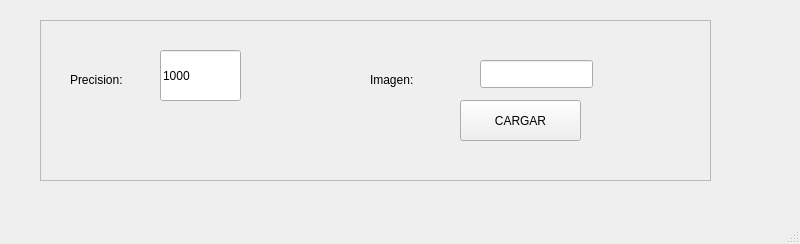
<?xml version="1.0" encoding="UTF-8"?>
<ui version="4.0">
 <class>MainWindow</class>
 <widget class="QMainWindow" name="MainWindow">
  <property name="geometry">
   <rect>
    <x>0</x>
    <y>0</y>
    <width>800</width>
    <height>244</height>
   </rect>
  </property>
  <property name="windowTitle">
   <string>Centro de figura - Montecarlo -Simulacion 2017</string>
  </property>
  <widget class="QWidget" name="centralwidget">
   <widget class="QFrame" name="frame_form">
    <property name="geometry">
     <rect>
      <x>40</x>
      <y>20</y>
      <width>671</width>
      <height>161</height>
     </rect>
    </property>
    <property name="frameShape">
     <enum>QFrame::StyledPanel</enum>
    </property>
    <property name="frameShadow">
     <enum>QFrame::Raised</enum>
    </property>
    <widget class="QLineEdit" name="numExperimentos">
     <property name="geometry">
      <rect>
       <x>120</x>
       <y>30</y>
       <width>81</width>
       <height>51</height>
      </rect>
     </property>
     <property name="text">
      <string>1000</string>
     </property>
    </widget>
    <widget class="QPushButton" name="cargarBoton">
     <property name="geometry">
      <rect>
       <x>420</x>
       <y>80</y>
       <width>121</width>
       <height>41</height>
      </rect>
     </property>
     <property name="text">
      <string>CARGAR</string>
     </property>
    </widget>
    <widget class="QLineEdit" name="srcImg">
     <property name="geometry">
      <rect>
       <x>440</x>
       <y>40</y>
       <width>113</width>
       <height>28</height>
      </rect>
     </property>
     <property name="text">
      <string/>
     </property>
    </widget>
    <widget class="QLabel" name="label">
     <property name="geometry">
      <rect>
       <x>30</x>
       <y>50</y>
       <width>81</width>
       <height>20</height>
      </rect>
     </property>
     <property name="text">
      <string>Precision:</string>
     </property>
    </widget>
    <widget class="QLabel" name="label_2">
     <property name="geometry">
      <rect>
       <x>330</x>
       <y>50</y>
       <width>81</width>
       <height>20</height>
      </rect>
     </property>
     <property name="text">
      <string>Imagen:</string>
     </property>
    </widget>
   </widget>
  </widget>
  <widget class="QMenuBar" name="menubar">
   <property name="geometry">
    <rect>
     <x>0</x>
     <y>0</y>
     <width>800</width>
     <height>25</height>
    </rect>
   </property>
  </widget>
  <widget class="QStatusBar" name="statusbar"/>
 </widget>
 <resources/>
 <connections/>
</ui>
